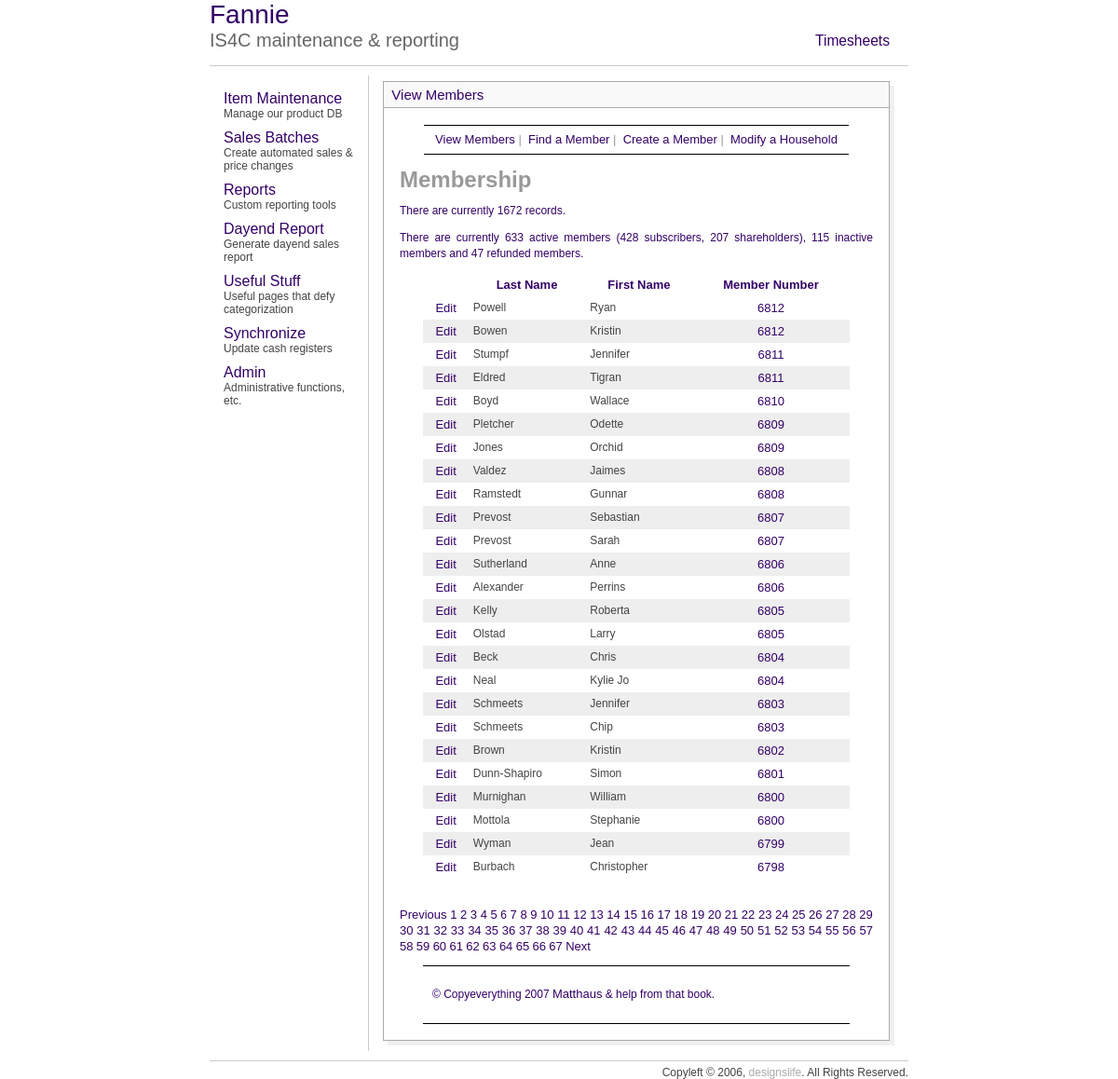
Page /mem/view_members.php?s=125&np=67&sort=cnd on the committed database.
### tables this page shows
CREATE TABLE `custdata` (
  `CardNo` int(8) default NULL,
  `personNum` tinyint(4) NOT NULL default '1',
  `LastName` varchar(30) default NULL,
  `FirstName` varchar(30) default NULL,
  `CashBack` double NOT NULL default '60',
  `Balance` double NOT NULL default '0',
  `Discount` smallint(6) default NULL,
  `MemDiscountLimit` double NOT NULL default '0',
  `ChargeOk` tinyint(4) NOT NULL default '1',
  `WriteChecks` tinyint(4) NOT NULL default '1',
  `StoreCoupons` tinyint(4) NOT NULL default '1',
  `Type` varchar(10) NOT NULL default 'pc',
  `memType` tinyint(4) default NULL,
  `staff` tinyint(4) NOT NULL default '0',
  `SSI` double NOT NULL default '0',
  `Purchases` double NOT NULL default '0',
  `NumberOfChecks` smallint(6) NOT NULL default '0',
  `memCoupons` int(11) NOT NULL default '1',
  `blueLine` varchar(50) default NULL,
  `Shown` tinyint(4) NOT NULL default '1',
  `id` int(11) NOT NULL auto_increment,
  `modified` datetime NOT NULL,
  `phone` bigint(10) unsigned zerofill default NULL,
  `CouponOK` tinyint(1) default '0',
  PRIMARY KEY  (`id`),
  KEY `LastName` (`LastName`),
  KEY `CardNo_2` (`CardNo`,`memType`,`staff`,`id`,`personNum`)
);

### mem/view_members.php (the view, shortened to what this page needs)
<?php
echo'<h1 id="mainhead">Membership</h1>';
require_once ('../includes/mysqli_connect.php');
mysqli_select_db($db_slave, 'is4c_op');
$display = 25;
$query = "SELECT COUNT(id) FROM custdata ORDER BY cardno ASC";
$result = mysqli_query($db_slave, $query);
$row = mysqli_fetch_array($result, MYSQLI_NUM);
$num_records = $row[0];
$activeQ = "SELECT * FROM custdata WHERE memType in (1,2) AND cardno <> 3000 GROUP BY cardno";
$subscribersQ = "SELECT * FROM custdata WHERE memType = 2 AND cardno <> 3000 GROUP BY cardno";
$shareholdersQ = "SELECT * FROM custdata WHERE memType = 1 AND cardno <> 3000 GROUP BY cardno";
$inactiveQ = "SELECT * FROM custdata WHERE memType = 5 AND cardno <> 3000 GROUP BY cardno";
$refundQ = "SELECT * FROM custdata WHERE memType = 4 AND cardno <> 3000 GROUP BY cardno";
$activeR = mysqli_query($db_slave, $activeQ);
$inactiveR = mysqli_query($db_slave, $inactiveQ);
$refundR = mysqli_query($db_slave, $refundQ);
$subscribersR = mysqli_query($db_slave, $subscribersQ);
$shareholdersR = mysqli_query($db_slave, $shareholdersQ);
$subscribers = mysqli_num_rows($subscribersR);
$shareholders = mysqli_num_rows($shareholdersR);
$active = mysqli_num_rows($activeR);
$inactive = mysqli_num_rows($inactiveR);
$refund = mysqli_num_rows($refundR);
if (isset($_GET['np'])) {
	$num_pages = $_GET['np'];
} else {
	if ($num_records > $display) {
		$num_pages = ceil ($num_records/$display);
	} else {
		$num_pages = 1;
	}
}
if (isset($_GET['s'])) {
	$start = $_GET['s'];
} else {
	$start = 0;
}
$link1 = "{$_SERVER['PHP_SELF']}?sort=lna";
$link2 = "{$_SERVER['PHP_SELF']}?sort=fna";
$link3 = "{$_SERVER['PHP_SELF']}?sort=cna";
if (isset($_GET['sort'])) {
	switch ($_GET['sort']) {
		case 'cnd':
		$order_by = 'CardNo DESC';
		$link3 = "{$_SERVER['PHP_SELF']}?sort=dra";
		break;
	}
	$sort = $_GET['sort'];
} else {
	$order_by = 'CardNo DESC';
	$sort = 'cnd';
}
$query = "SELECT LastName, FirstName, CardNo, id FROM custdata WHERE CardNo != 9999 AND CardNo != 99999 ORDER BY $order_by LIMIT $start, $display";
$result = mysqli_query($db_slave, $query);
echo "<p>There are currently $num_records records.</p>\n";
echo "<p>There are currently $active active members ($subscribers subscribers, $shareholders shareholders), $inactive inactive members and $refund refunded members.</p>\n";
echo '<table align="center" width="90%" cellspacing="0" cellpadding="5">
<tr>
<td align="center"><b></b></td>
<td align="center"><b><a href="' . $link1 . '&s=' . $start . '&np=' . $num_pages . '">Last Name</a></b></td>
<td align="center"><b><a href="' . $link2 . '&s=' . $start . '&np=' . $num_pages . '">First Name</a></b></td>
<td align="center"><b><a href="' . $link3 . '&s=' . $start . '&np=' . $num_pages . '">Member Number</a></b></td>
</tr>';
$bg = '#eeeeee';
while ($row = mysqli_fetch_array ($result, MYSQLI_ASSOC)) {
	$bg = ($bg=='#eeeeee' ? '#ffffff' : '#eeeeee');
	echo '<tr bgcolor="' . $bg . '">
	<td align="center"><a href="edit_member.php?id=' . $row['id'] . '">Edit</a></td>
	<td align="left">' . $row['LastName'] . '</td>
	<td align="left">' . $row['FirstName'] . '</td>
	<td align="center"><a href="modify_household.php?cardno=' . $row['CardNo'] . '">' . $row['CardNo'] . ' </a></td>
	</tr>';
}
echo '</table>';
if ($num_pages > 1) {
	echo '<br /><p>';
	$current_page = ($start/$display) + 1;
	if ($current_page != 1) {
		echo '<a href="view_members.php?s=' . ($start - $display) . '&np=' . $num_pages . '&sort=' . $sort . '">Previous</a> ';
	}
	for ($i = 1; $i <= $num_pages; $i++) {
		if ($i != $current_page) {
		echo '<a href="view_members.php?s=' . ($display * ($i - 1)) . '&np=' . $num_pages . '&sort=' . $sort . '">' . $i . '</a> ';
		} else {
			echo $i . ' ';
		}
	}
	if ($current_page != $num_pages) {
		echo '<a href="view_members.php?s=' . ($start + $display) . '&np=' . $num_pages . '&sort=' . $sort . '">Next</a> ';
	}
	echo '</p>';
}
?>

### includes/style.css (style rules this page uses)
p { font: "Arial,Lucida"; color:330066; font-size: 1em; line-height: 1.4em; }
body { font-family:arial; font-size:12px; cursor:default; color:AAAAAA; }
td { font-family:arial; font-size:12px; cursor:default; color:444444; }
a { color:330066; text-decoration:none; font-size:13px }

### mem/includes/layout.css (style rules this page uses)
body { font: 12px "Lucida Sans Unicode", Verdana, sans-serif; color: #333333; background: #FFF; margin: 0; padding: 0; }
#wrapper { margin: 0 auto; }
#content { margin: 0 25px 0 25px; padding: 1px; }
div#navbar1 { height: 30px; width: 100%; border-top: solid #000 1px; border-bottom: solid #000 1px; font-family: Arial, Helvetica, sans-serif; font-size: small; text-align: center; padding: 0px; margin: 0px; white-space: nowrap; line-height: 30px; }
#footer { border-bottom: 1px solid #000; border-top: 1px solid #000; margin: 0 25px 0 25px; padding: 10px; }

### rows in the picture
custdata: LastName "Powell", FirstName "Ryan", CardNo "6812"
custdata: LastName "Bowen", FirstName "Kristin", CardNo "6812"
custdata: LastName "Stumpf", FirstName "Jennifer", CardNo "6811"
custdata: LastName "Eldred", FirstName "Tigran", CardNo "6811"
custdata: LastName "Boyd", FirstName "Wallace", CardNo "6810"
custdata: LastName "Pletcher", FirstName "Odette", CardNo "6809"
custdata: LastName "Jones", FirstName "Orchid", CardNo "6809"
custdata: LastName "Valdez", FirstName "Jaimes", CardNo "6808"
custdata: LastName "Ramstedt", FirstName "Gunnar", CardNo "6808"
custdata: LastName "Prevost", FirstName "Sebastian", CardNo "6807"
custdata: LastName "Prevost", FirstName "Sarah", CardNo "6807"
custdata: LastName "Sutherland", FirstName "Anne", CardNo "6806"
custdata: LastName "Alexander", FirstName "Perrins", CardNo "6806"
custdata: LastName "Kelly", FirstName "Roberta", CardNo "6805"
custdata: LastName "Olstad", FirstName "Larry", CardNo "6805"
custdata: LastName "Beck", FirstName "Chris", CardNo "6804"
custdata: LastName "Neal", FirstName "Kylie Jo", CardNo "6804"
custdata: LastName "Schmeets", FirstName "Jennifer", CardNo "6803"
custdata: LastName "Schmeets", FirstName "Chip", CardNo "6803"
custdata: LastName "Brown", FirstName "Kristin", CardNo "6802"
custdata: LastName "Dunn-Shapiro", FirstName "Simon", CardNo "6801"
custdata: LastName "Murnighan", FirstName "William", CardNo "6800"
custdata: LastName "Mottola", FirstName "Stephanie", CardNo "6800"
custdata: LastName "Wyman", FirstName "Jean", CardNo "6799"
custdata: LastName "Burbach", FirstName "Christopher", CardNo "6798"

### other values in the picture
$num_records "1672"
$active "633"
$subscribers "428"
$shareholders "207"
$inactive "115"
$refund "47"
